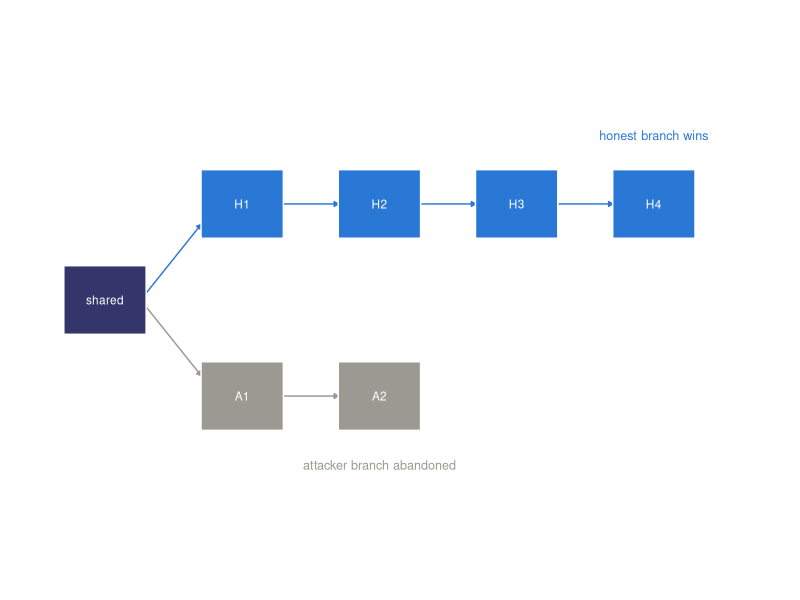
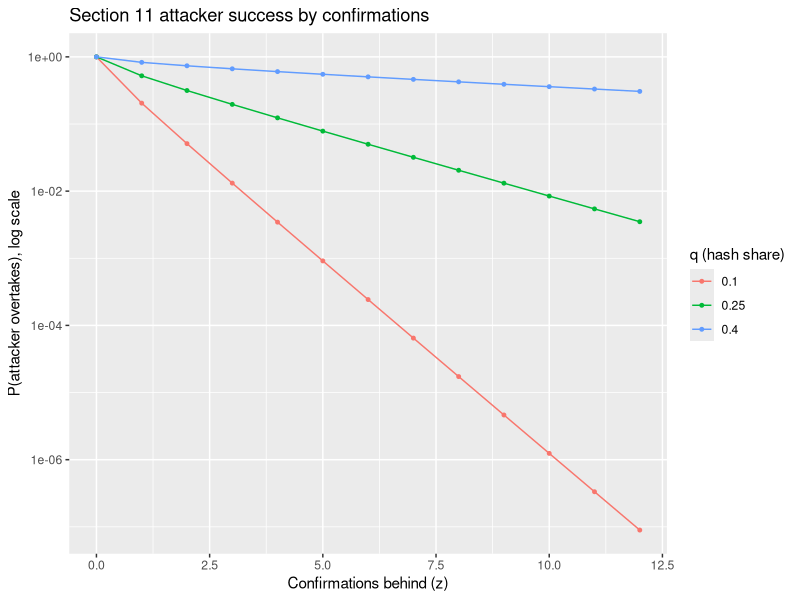
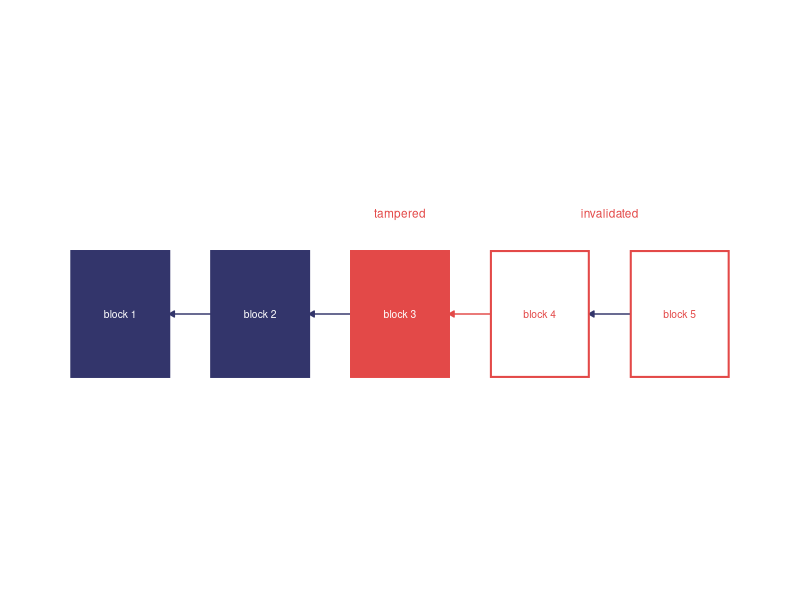

Reproduce these figures in R, in order.
## ---- chunk 1
#| label: fig-pow-fork
#| fig-cap: 'A fork resolves by accumulated work: honest nodes follow the heavier branch, so the honest chain that pulls ahead wins and the attacker branch that falls behind is abandoned.'
library(ggplot2)
library(tibble)

PAL <- c('#2a78d6', '#1baf7a', '#eda100', '#008300',
         '#4a3aa7', '#e34948', '#e87ba4', '#eb6834')

book_theme <- ggplot2::theme_minimal(base_size = 11) +
  ggplot2::theme(
    panel.grid.minor = ggplot2::element_blank(),
    panel.grid.major = ggplot2::element_line(
      linewidth = 0.25, colour = 'grey88'),
    axis.title = ggplot2::element_text(size = 10),
    legend.position = 'bottom'
  )

blocks <- tibble::tribble(
  ~x, ~y,   ~branch,    ~label,
  0,  0,    'common',   'shared',
  1,  0.7,  'honest',   'H1',
  2,  0.7,  'honest',   'H2',
  3,  0.7,  'honest',   'H3',
  4,  0.7,  'honest',   'H4',
  1, -0.7,  'attacker', 'A1',
  2, -0.7,  'attacker', 'A2'
)
w <- 0.6; h <- 0.5
blocks <- transform(blocks,
  xmin = x - w / 2, xmax = x + w / 2,
  ymin = y - h / 2, ymax = y + h / 2)
cols <- c(common = '#33356b', honest = PAL[1], attacker = '#9a9a92')
links <- tibble::tribble(
  ~x,  ~y,    ~xend, ~yend, ~branch,
  0.3, 0.05,  0.7,   0.55,  'honest',
  1.3, 0.7,   1.7,   0.7,   'honest',
  2.3, 0.7,   2.7,   0.7,   'honest',
  3.3, 0.7,   3.7,   0.7,   'honest',
  0.3, -0.05, 0.7,  -0.55,  'attacker',
  1.3, -0.7,  1.7,  -0.7,   'attacker'
)

ggplot() +
  geom_segment(data = links,
    aes(x = x, y = y, xend = xend, yend = yend, colour = branch),
    arrow = arrow(length = unit(0.12, 'cm'), type = 'closed'),
    linewidth = 0.5) +
  geom_rect(data = blocks,
    aes(xmin = xmin, xmax = xmax, ymin = ymin, ymax = ymax,
        fill = branch), colour = 'white') +
  geom_text(data = blocks, aes(x = x, y = y, label = label),
    colour = 'white', size = 3) +
  annotate('text', x = 4, y = 1.2, label = 'honest branch wins',
    colour = PAL[1], size = 3.2) +
  annotate('text', x = 2, y = -1.2, label = 'attacker branch abandoned',
    colour = '#9a9a92', size = 3.2) +
  scale_fill_manual(values = cols) +
  scale_colour_manual(values = cols) +
  coord_equal(xlim = c(-0.5, 4.8), ylim = c(-1.5, 1.5)) +
  theme_void() +
  theme(legend.position = 'none')
## ---- chunk 2
p_attack <- function(q, z) {
  p <- 1 - q
  lambda <- z * (q / p)
  k <- 0:z
  1 - sum(dpois(k, lambda) * (1 - (q / p)^(z - k)))
}

# Satoshi's claim: q = 0.10, z = 6 gives well under 0.1 percent.
p_attack(0.10, 6)
## ---- chunk 3
#| label: tbl-pow-depth
library(knitr)

qs <- c(0.05, 0.10, 0.25, 0.40)
zs <- 0:12
tab <- sapply(qs, function(q) sapply(zs, function(z) p_attack(q, z)))
tab_df <- data.frame(z = zs, formatC(tab, format = 'e', digits = 2),
                     check.names = FALSE)
names(tab_df) <- c('z', paste0('q = ', formatC(qs, format = 'f', digits = 2)))
knitr::kable(tab_df, align = 'r',
  caption = 'Reversal probability P(success) by confirmation depth z (rows) and attacker hash share q (columns), from the Section 11 formula. Reading down a column shows the geometric decay for a fixed attacker; comparing columns shows how the depth needed for a target tolerance climbs as q grows.')
## ---- chunk 4
#| label: fig-pow-family
#| fig-cap: 'Attacker success probability by confirmation depth z, for hash shares q in {0.10, 0.25, 0.40}, on a log scale. Deeper confirmations buy exponentially more security, but the slope flattens as q approaches one half.'
library(dplyr)
library(tidyr)
library(ggplot2)

grid <- expand_grid(q = c(0.10, 0.25, 0.40), z = 0:12) |>
  rowwise() |>
  mutate(p = p_attack(q, z)) |>
  ungroup()

ggplot(grid, aes(z, p, colour = factor(q))) +
  geom_line() + geom_point(size = 1) +
  scale_y_log10() +
  labs(x = 'Confirmations behind (z)',
       y = 'P(attacker overtakes), log scale',
       colour = 'q (hash share)',
       title = 'Section 11 attacker success by confirmations')
## ---- chunk 5
mc_attack <- function(q, z, sims = 2e5) {
  p <- 1 - q
  lambda <- z * (q / p)
  k <- rpois(sims, lambda)
  gap <- z - k
  catch <- ifelse(gap <= 0, 1, (q / p)^gap)
  mean(runif(sims) < catch)
}

set.seed(21)
tibble::tibble(
  z = 1:8,
  closed_form = sapply(1:8, function(zz) p_attack(0.10, zz)),
  monte_carlo = sapply(1:8, function(zz) mc_attack(0.10, zz))
)
## ---- chunk 6
library(digest)

make_block <- function(prev_hash, data, nonce = 0) {
  list(prev_hash = prev_hash, data = data, nonce = nonce, hash = NA)
}

mine_block <- function(block, difficulty = 2) {
  target <- strrep('0', difficulty)
  attempts <- 0L
  repeat {
    attempts <- attempts + 1L
    block$nonce <- block$nonce + 1
    block$hash <- digest(
      paste0(block$prev_hash, block$data, block$nonce),
      algo = 'sha256', serialize = FALSE)
    if (startsWith(block$hash, target)) {
      block$attempts <- attempts
      return(block)
    }
  }
}

build_chain <- function(n, difficulty = 2) {
  chain <- vector('list', n)
  prev <- strrep('0', 64)
  for (i in seq_len(n)) {
    blk <- mine_block(make_block(prev, paste0('block-', i)), difficulty)
    chain[[i]] <- blk
    prev <- blk$hash
  }
  chain
}

validate_chain <- function(chain, difficulty = 2) {
  target <- strrep('0', difficulty)
  for (i in seq_along(chain)) {
    b <- chain[[i]]
    recomputed <- digest(paste0(b$prev_hash, b$data, b$nonce),
                         algo = 'sha256', serialize = FALSE)
    if (recomputed != b$hash) return(FALSE)
    if (!startsWith(b$hash, target)) return(FALSE)
    if (i > 1 && b$prev_hash != chain[[i - 1]]$hash) return(FALSE)
  }
  TRUE
}

set.seed(3)
chain <- build_chain(6, difficulty = 2)
tampered <- chain
tampered[[3]]$data <- 'tampered!'
c(valid_original = validate_chain(chain, 2),
  valid_tampered = validate_chain(tampered, 2))
## ---- chunk 7
#| label: fig-pow-hashchain
#| fig-cap: 'Each block commits to its predecessor by a prev-hash pointer, so tampering with block 3 breaks the links above it: block 3 no longer matches the pointer carried by block 4, and the invalidation cascades to block 5.'
library(ggplot2)
library(tibble)

n <- 5
bx <- seq_len(n)
wc <- 0.7; hc <- 0.9
fill_cols <- c(ok = '#33356b', tampered = '#e34948', broken = '#ffffff')
line_cols <- c(ok = '#33356b', tampered = '#e34948', broken = '#e34948')
text_cols <- c(ok = '#ffffff', tampered = '#ffffff', broken = '#e34948')
chain_blocks <- tibble::tibble(
  x = bx, label = paste0('block ', bx),
  state = c('ok', 'ok', 'tampered', 'broken', 'broken'),
  xmin = bx - wc / 2, xmax = bx + wc / 2, ymin = -hc / 2, ymax = hc / 2)
chain_blocks$fillc <- fill_cols[chain_blocks$state]
chain_blocks$outc <- line_cols[chain_blocks$state]
chain_blocks$txtc <- text_cols[chain_blocks$state]
arrows <- tibble::tibble(
  x = bx[-1] - wc / 2, xend = bx[-n] + wc / 2,
  broken = c(FALSE, FALSE, TRUE, FALSE))
arrows$col <- ifelse(arrows$broken, '#e34948', '#33356b')

ggplot() +
  geom_segment(data = arrows,
    aes(x = x, xend = xend, y = 0, yend = 0, colour = col),
    arrow = arrow(length = unit(0.15, 'cm'), type = 'closed'),
    linewidth = 0.5) +
  geom_rect(data = chain_blocks,
    aes(xmin = xmin, xmax = xmax, ymin = ymin, ymax = ymax,
        fill = fillc, colour = outc), linewidth = 0.7) +
  geom_text(data = chain_blocks,
    aes(x = x, y = 0, label = label, colour = txtc), size = 2.6) +
  annotate('text', x = 3, y = 0.72, label = 'tampered',
    colour = '#e34948', size = 3) +
  annotate('text', x = 4.5, y = 0.72, label = 'invalidated',
    colour = '#e34948', size = 3) +
  scale_fill_identity() +
  scale_colour_identity() +
  coord_equal(xlim = c(0.4, 5.6), ylim = c(-0.9, 1.1)) +
  theme_void() +
  theme(legend.position = 'none')
